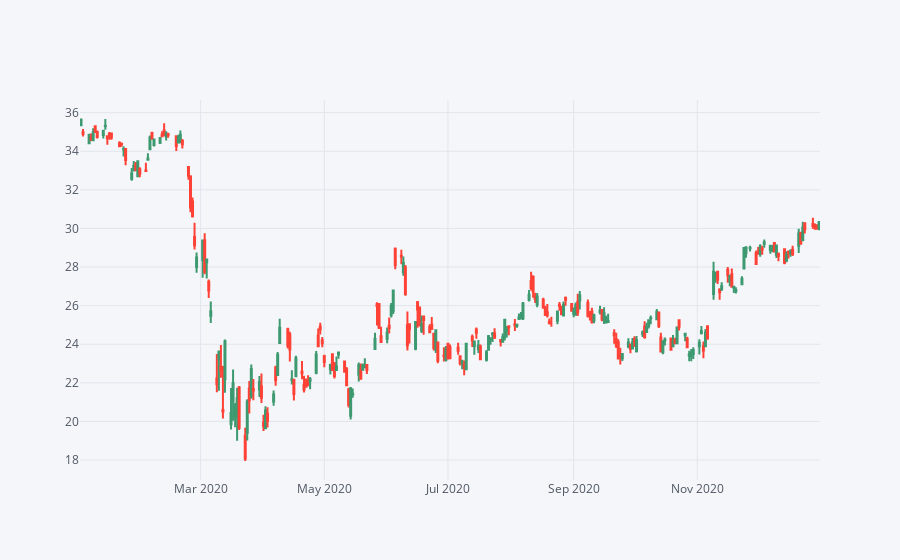

The notebook cell saved with this chart:
### Code cell
# Candle plot of Bank of American stock in 2020

BAC[['High', 'Low', 'Open', 'Close']].loc['2020-01-01':'2020-12-31'].iplot(kind='candle')

### Figure 1 — Plotly figure (JSON) as saved in the notebook; plotly's stock layout.template omitted (floating-point values rounded to 4 significant figures; data arrays with more than 128 entries replaced by an {"elided": "..."} marker saying what was removed)
{"data": [{"close": {"elided": "253 float values"}, "high": {"elided": "253 float values"}, "low": {"elided": "253 float values"}, "open": {"elided": "253 float values"}, "showlegend": false, "type": "candlestick", "x": {"elided": "253 str values"}, "yaxis": "y2"}], "layout": {"legend": {"bgcolor": "#F5F6F9", "font": {"color": "#4D5663"}}, "paper_bgcolor": "#F5F6F9", "plot_bgcolor": "#F5F6F9", "title": {"font": {"color": "#4D5663"}}, "xaxis": {"gridcolor": "#E1E5ED", "rangeslider": {"visible": false}, "showgrid": true, "tickfont": {"color": "#4D5663"}, "title": {"font": {"color": "#4D5663"}, "text": ""}, "zerolinecolor": "#E1E5ED"}, "yaxis": {"gridcolor": "#E1E5ED", "showgrid": true, "showticklabels": false, "tickfont": {"color": "#4D5663"}, "title": {"font": {"color": "#4D5663"}, "text": ""}, "zerolinecolor": "#E1E5ED"}, "yaxis2": {"gridcolor": "#E1E5ED", "showgrid": true, "tickfont": {"color": "#4D5663"}, "title": {"font": {"color": "#4D5663"}, "text": ""}, "zerolinecolor": "#E1E5ED"}}}
